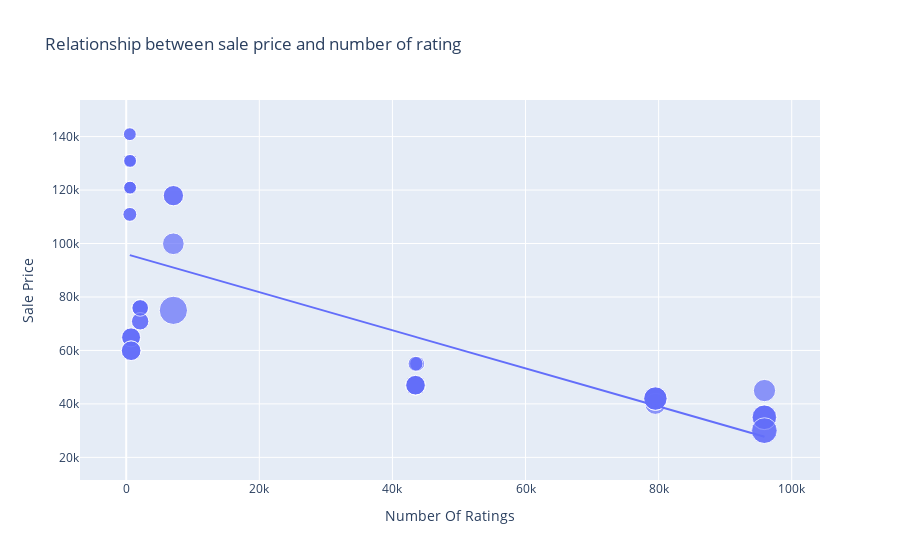

The notebook cell saved with this chart:
### Markdown cell above
# What is the relationship between the sale price of iPhones and the number of ratings on Flipkart?

### Code cell
figure = px.scatter(data_frame = data, x = "Number Of Ratings", y = "Sale Price", size = "Discount Percentage", trendline = 'ols', title = "Relationship between sale price and number of rating")
figure.show()

### Figure 1 — Plotly figure (JSON) as saved in the notebook; plotly's stock layout.template omitted (floating-point values rounded to 4 significant figures)
{"data": [{"hovertemplate": "Number Of Ratings=%{x}<br>Sale Price=%{y}<br>Discount Percentage=%{marker.size}<extra></extra>", "legendgroup": "", "marker": {"color": "#636efa", "size": [0, 0, 0, 0, 0, 0, 0, 0, 0, 20, 16, 20, 20, 20, 0, 0, 0, 0, 29, 15, 0, 15, 17, 18, 6, 6, 13, 6, 14, 10, 7, 6, 6, 13, 13, 10, 10, 6, 14, 6, 10, 6, 11, 11, 10, 14, 7, 6, 6, 6, 8, 8, 24, 22, 22, 22, 8, 24, 14, 14, 14, 14], "sizemode": "area", "sizeref": 0.0725, "symbol": "circle"}, "mode": "markers", "name": "", "orientation": "v", "showlegend": false, "type": "scatter", "x": [3431, 3431, 3431, 11202, 11202, 3431, 3431, 11202, 1454, 79512, 79512, 79582, 79512, 79512, 1078, 1078, 1078, 1078, 7088, 7088, 1078, 7088, 7081, 95909, 542, 580, 740, 545, 740, 2101, 545, 580, 580, 730, 730, 2101, 2101, 580, 740, 580, 2092, 545, 2101, 2092, 2101, 740, 545, 580, 580, 580, 43707, 43707, 95807, 95909, 95807, 95909, 43470, 95909, 43470, 43470, 43470, 43470], "xaxis": "x", "y": [49900, 84900, 84900, 77000, 77000, 49900, 49900, 77000, 89900, 41999, 39999, 41999, 41999, 41999, 131900, 117100, 131900, 117100, 74999, 117900, 117100, 117900, 99900, 44999, 140900, 130900, 64900, 120900, 59900, 75900, 110900, 130900, 120900, 64900, 64900, 75900, 75900, 120900, 59900, 120900, 75900, 140900, 70900, 70900, 75900, 59900, 110900, 120900, 130900, 130900, 54999, 54999, 29999, 34999, 34999, 34999, 54999, 29999, 46999, 46999, 46999, 46999], "yaxis": "y"}, {"hovertemplate": "<b>OLS trendline</b><br>Sale Price = -0.712783 * Number Of Ratings + 96054.8<br>R<sup>2</sup>=0.492139<br><br>Number Of Ratings=%{x}<br>Sale Price=%{y} <b>(trend)</b><extra></extra>", "legendgroup": "", "marker": {"color": "#636efa", "symbol": "circle"}, "mode": "lines", "name": "", "showlegend": false, "type": "scatter", "x": [542, 545, 545, 545, 545, 580, 580, 580, 580, 580, 580, 580, 580, 730, 730, 740, 740, 740, 740, 1078, 1078, 1078, 1078, 1078, 1454, 2092, 2092, 2101, 2101, 2101, 2101, 2101, 3431, 3431, 3431, 3431, 3431, 7081, 7088, 7088, 7088, 11202, 11202, 11202, 43470, 43470, 43470, 43470, 43470, 43707, 43707, 79512, 79512, 79512, 79512, 79582, 95807, 95807, 95909, 95909, 95909, 95909], "xaxis": "x", "y": [95670.0, 95670.0, 95670.0, 95670.0, 95670.0, 95640.0, 95640.0, 95640.0, 95640.0, 95640.0, 95640.0, 95640.0, 95640.0, 95530.0, 95530.0, 95530.0, 95530.0, 95530.0, 95530.0, 95290.0, 95290.0, 95290.0, 95290.0, 95290.0, 95020.0, 94560.0, 94560.0, 94560.0, 94560.0, 94560.0, 94560.0, 94560.0, 93610.0, 93610.0, 93610.0, 93610.0, 93610.0, 91010.0, 91000.0, 91000.0, 91000.0, 88070.0, 88070.0, 88070.0, 65070.0, 65070.0, 65070.0, 65070.0, 65070.0, 64900.0, 64900.0, 39380.0, 39380.0, 39380.0, 39380.0, 39330.0, 27770.0, 27770.0, 27690.0, 27690.0, 27690.0, 27690.0], "yaxis": "y"}], "layout": {"autosize": true, "dragmode": "zoom", "legend": {"itemsizing": "constant", "tracegroupgap": 0}, "title": {"text": "Relationship between sale price and number of rating"}, "xaxis": {"anchor": "y", "autorange": false, "domain": [0, 1], "range": [-6944.0, 104300.0], "title": {"text": "Number Of Ratings"}, "type": "linear"}, "yaxis": {"anchor": "x", "autorange": false, "domain": [0, 1], "range": [11530.0, 153700.0], "title": {"text": "Sale Price"}, "type": "linear"}}}
